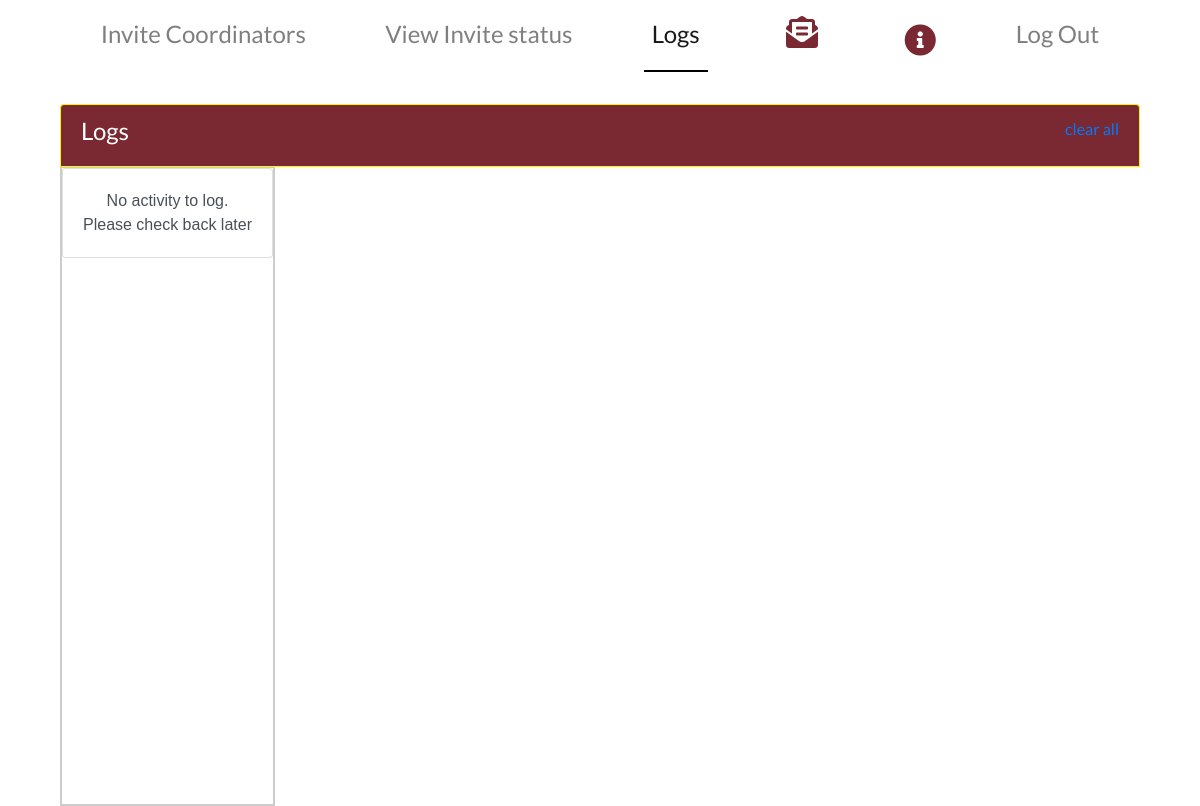
Page /logs (signed in) on the earlier database version.
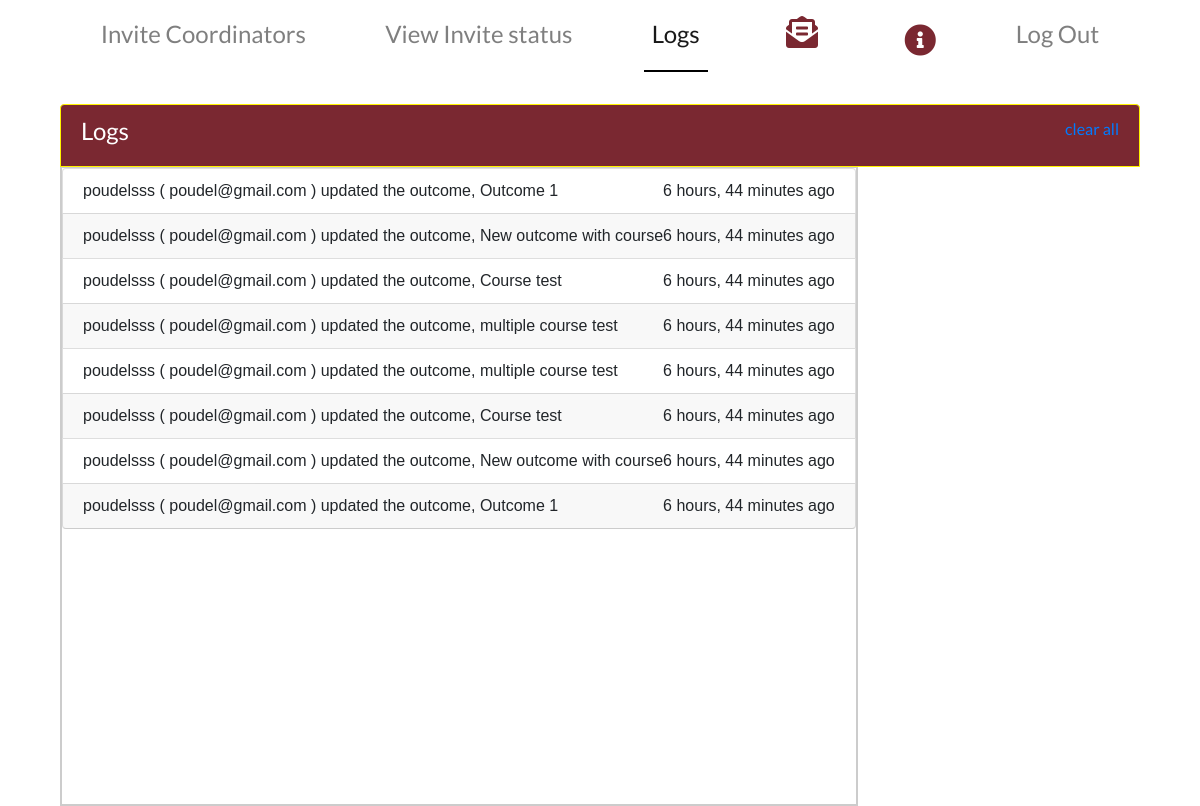
Same page on the later database version.
### main/models.py (models this page shows)
class Log(models.Model):
    message = models.CharField(max_length=400)
    created_at = models.DateTimeField()
    read = models.BooleanField(default=False)

### main/views.py (the view)
# urls.py: path('logs', views.logs, name='logs'),
@user_passes_test(super_admin_test)
def logs(request):
    logs = Log.objects.filter(read=False).order_by('-created_at')
    logs_count = logs.count()
    context = {"logs":logs, 'log':'active', 'logs_count':logs_count, 'cordinator':InvitedCo.objects.all()}
    return render(request, 'main/logs.html', context)

### main/views.py (called while the page is built)
def super_admin_test(user):
    return user.is_superuser

### main/templates/main/logs.html (shortened to what this page needs)
{% extends  'main/superadminbase.html' %}
{% load static %}
{% block body_block %}
<div class = "container">
  <div class = "container-fluid">
      <li class="list-group-item  list-group-item-action active  d-flex justify-content-between"><span> <h4>Logs</h4> </span>
        <a href = "{%url 'main:clear_log'%}">clear all</a>
      </li>
      <ul class="list-group ulclass" style = "overflow-y:scroll; height: 80vh;">
      {%for log in logs%}
        <li class="list-group-item d-flex justify-content-between liclass"><span>{{log.message}}</span>
           {{log.created_at|timesince}} ago
         </li>
  {%empty%}
  <a href= "#" class="list-group-item list-group-item-action text-center" style="padding:20px;"><span >No activity to log. <br/> Please check back later</span>
   </a>
  {%endfor%}
</ul>
</div>
</div>
{%endblock%}

### main/templates/main/superadminbase.html (shortened to what this page needs)
{% load static %}
<!DOCTYPE html>
<html lang="en">
<head>
    <link rel="stylesheet" href="https://stackpath.bootstrapcdn.com/bootstrap/4.3.1/css/bootstrap.min.css">
    <link rel="stylesheet" href = "{% static 'css/landing.css' %}">
    <link rel="stylesheet" href="https://use.fontawesome.com/releases/v5.7.2/css/all.css">
</head>
<body>
{% include 'main/superadminnavbar.html'%}
  {% block body_block %}
  {% endblock %}
</body>
</html>

### main/templates/main/superadminnavbar.html (shortened to what this page needs)
    <div class = "container-fluid">
      <div class = "container" id = "main_content">
<nav class="navbar sticky-top navbar-expand-lg  navbar-light ">
  <div class="collapse navbar-collapse" id="navbarTogglerDemo03">
    <ul class="navbar-nav w-100 mr-auto mt-2 mt-lg-0 justify-content-around">
      <li class="nav-item {{now}}" >
        <a class="nav-link" href="{%url 'main:super_admin_home'%}" >Invite Coordinators</a>
      </li>
      <li class="nav-item {{past}}" >
        <a class="nav-link" href="{%url 'main:super_admin_past'%}">View Invite status</a>
      </li>
      <li class="nav-item {{log}}" >
        <a class="nav-link" href="{%url 'main:logs'%}">Logs</a>
      </li>
      <li class="nav-item {{msg}}" >
      <a id="noti_Button" data-toggle="modal" data-target="#exampleModalCenterSendBro" >
        <span style="font-size: 2rem; color: #7a2831;">
           <i data-toogle="tooltip" title="Send Broadcast" class="fas fa-envelope-open-text"></i>
         </span>
      </a>
    </li>
    <li class="nav-item {{help}}" >
      <a id="noti_Button" class = "nav-link" href="{% url 'main:superadmin_instructions'%}">
        <span style="font-size: 2rem; color: #7a2831;">
          <i data-toogle="tooltip" title="User Manual" class="fas fa-info-circle"></i>
       </span>
      </a>
     </li>
<li class="nav-item {{logout}}">
  <a class = "nav-link" href="{%url 'main:logout'%}">Log Out</a>
</li>
  </ul>
  </div>
</nav>
<br/>
</div>
</div>

### main/static/css/landing.css (style rules this page uses)
body { font-family: Montserrat, Lato, 'Nunito Sans', Helvetica, Arial, Platino, Garamond, Bookman, Lucidia; }
body { height: 100vh; }
li.nav-item.active { border-bottom: 2px solid black; }
.nav-item { font-size: 1.5rem; }
.list-group-item.active { z-index: 2; color: #fff; background-color: #7a2831 ; border-color: #fff300; }
h4 { font-family: lato; }

### main/templates/main/superadminnavbar.html (style rules this page uses)
ul li a { color:#FFF; text-decoration:none; padding:6px 15px; cursor:pointer; }

### main/templates/main/logs.html (style rules this page uses)
.ulclass { position: absolute; overflow: scroll; margin: 0; padding: 0; border: 2px solid #ccc; font-size: 16px; font-family: Arial, sans-serif; -webkit-overflow-scrolling: touch; }
.liclass { padding: 10px 20px; border-bottom: 1px solid #ccc; }
.liclass:nth-child(even) { background: #f8f8f8; }

Differences in the rows shown:
added Log: message "poudelsss ( poudel@gmail.com ) updated the outcome, Outcome 1", created_at "6 hours, 44 minutes"
added Log: message "poudelsss ( poudel@gmail.com ) updated the outcome, New outcome with course", created_at "6 hours, 44 minutes"
added Log: message "poudelsss ( poudel@gmail.com ) updated the outcome, Course test", created_at "6 hours, 44 minutes"
added Log: message "poudelsss ( poudel@gmail.com ) updated the outcome, multiple course test", created_at "6 hours, 44 minutes"
added Log: message "poudelsss ( poudel@gmail.com ) updated the outcome, multiple course test", created_at "6 hours, 44 minutes"
added Log: message "poudelsss ( poudel@gmail.com ) updated the outcome, Course test", created_at "6 hours, 44 minutes"
added Log: message "poudelsss ( poudel@gmail.com ) updated the outcome, New outcome with course", created_at "6 hours, 44 minutes"
added Log: message "poudelsss ( poudel@gmail.com ) updated the outcome, Outcome 1", created_at "6 hours, 44 minutes"
Other differences:
text no longer shown: "No activity to log. Please check back later"
